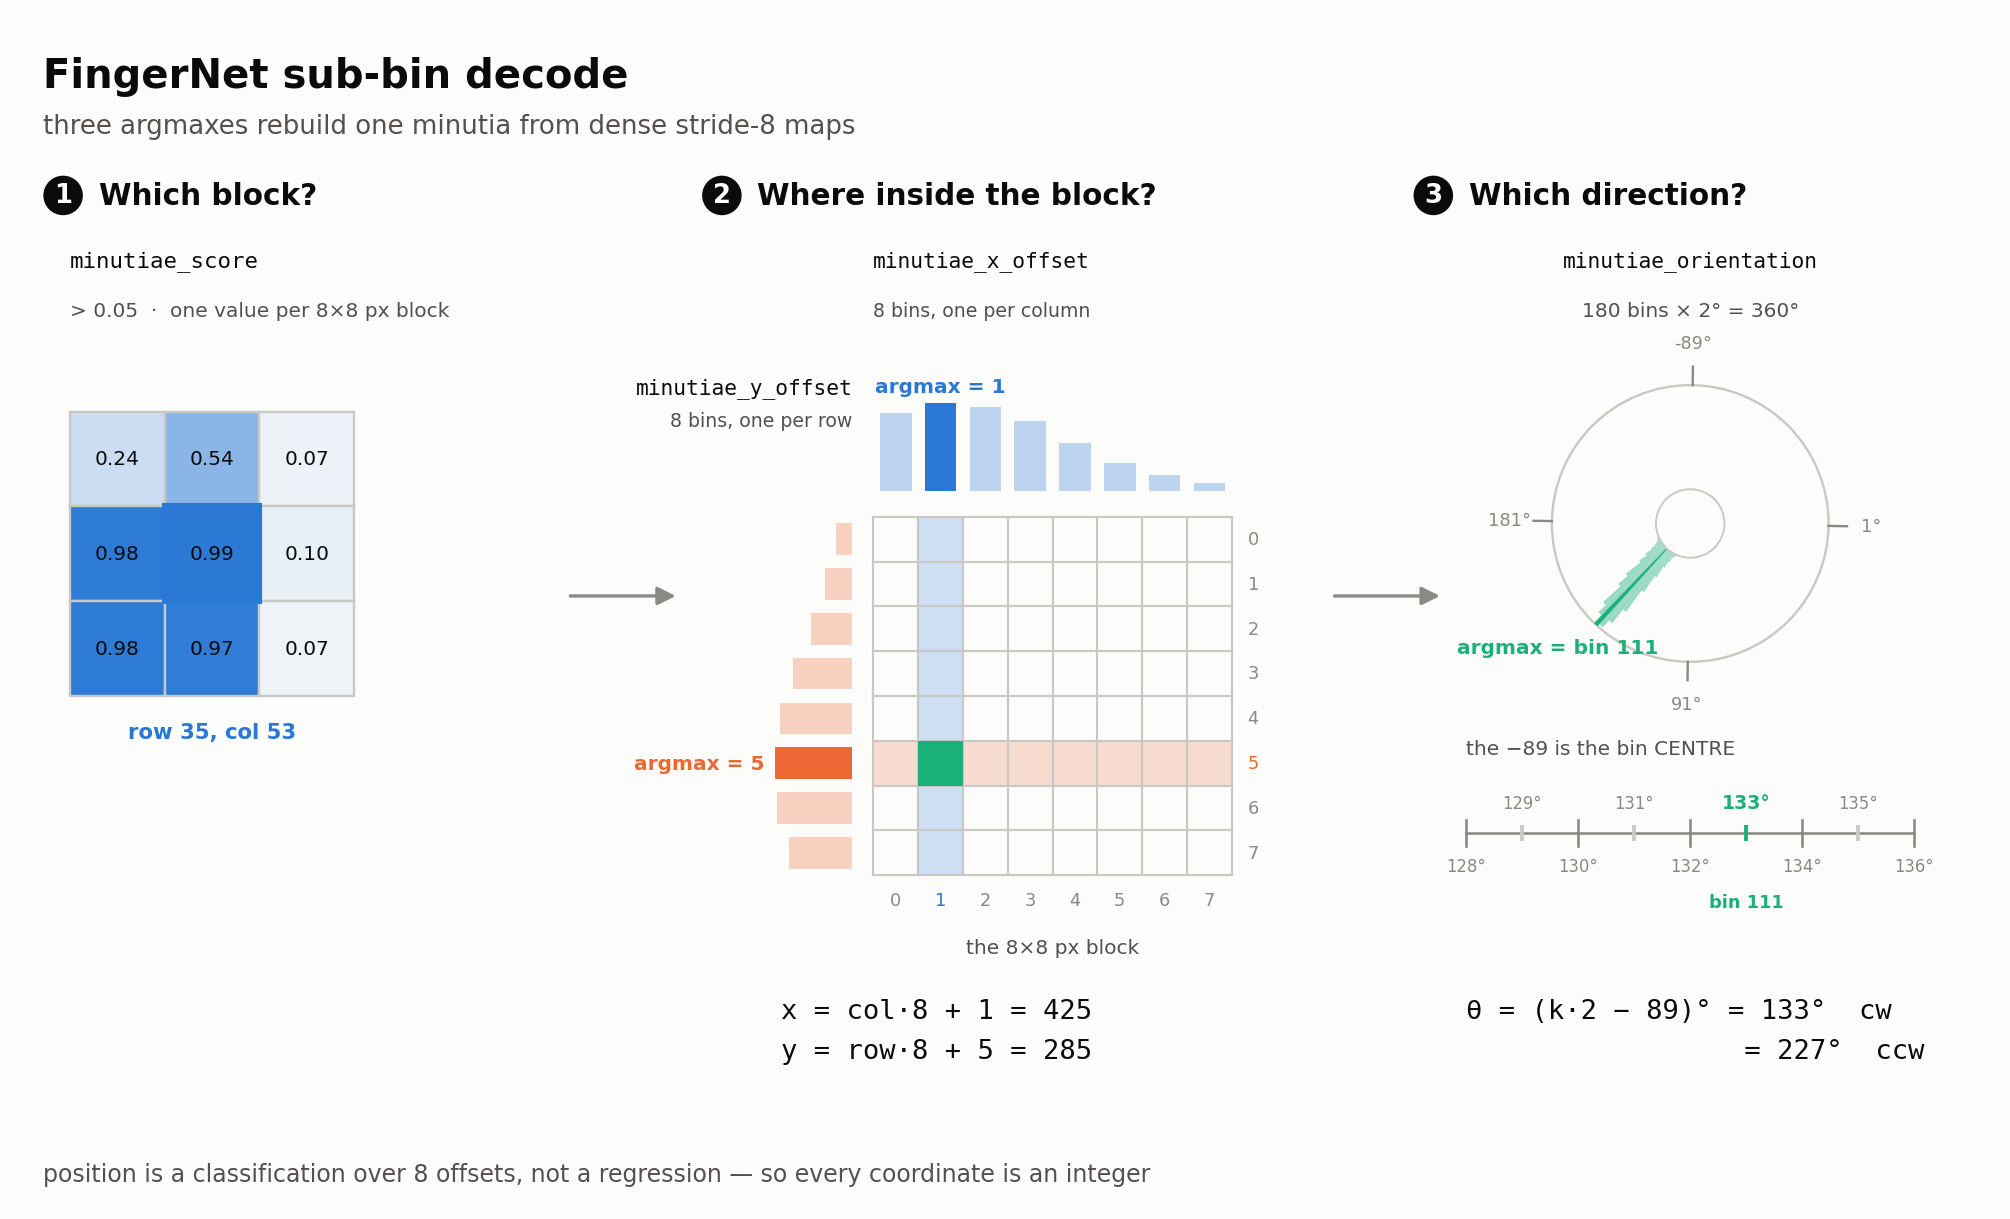

Recreate this plot in Python.
#!/usr/bin/env python3
"""Textbook diagram: how FingerNet turns dense stride-8 heads into one minutia.

Three steps, left to right: WHICH block (score) -> WHERE inside it (two 8-bin
offset heads) -> WHICH direction (180 orientation bins). This is Block E of
[cpp/include/fingernet/postproc.hpp](../include/fingernet/postproc.hpp), mirroring
`_post_detect_minutiae_single` in [pytorch/fingernet/wrapper.py](../../pytorch/fingernet/wrapper.py):

    x   = col*8 + argmax(minutiae_x_offset[:, row, col])              # 8 bins
    y   = row*8 + argmax(minutiae_y_offset[:, row, col])              # 8 bins
    ang = (argmax(minutiae_orientation[:, row, col])*2 - 89) * pi/180  # 180 bins

The worked example is real, not invented: the numbers below were measured by
running `fingernet_mnt_trimmed_dyn.onnx` (ONNX, CPU) on SD258 186/01, taking the
highest-scoring surviving minutia. Embedding them keeps this script a pure figure
generator -- matplotlib + numpy, no model, no dataset.

Usage:  python3 subbin_decode.py [-o subbin_decode.png]
"""
from __future__ import annotations

import argparse
from pathlib import Path

import matplotlib

matplotlib.use("Agg")
import matplotlib.pyplot as plt
import numpy as np
from matplotlib.patches import Circle, FancyArrowPatch, Rectangle, Wedge

# --- worked example, measured (see docstring) --------------------------------
ROW, COL = 35, 53
SCORES3 = [[0.236, 0.537, 0.075],          # the 3x3 of minutiae_score around the cell
           [0.982, 0.988, 0.099],
           [0.981, 0.972, 0.068]]
XOFF = [0.735, 0.830, 0.794, 0.656, 0.447, 0.260, 0.144, 0.072]
YOFF = [0.151, 0.257, 0.394, 0.562, 0.684, 0.736, 0.717, 0.596]
ORI = [                                     # all 180 bins, 2 degrees each
    0.000, 0.000, 0.000, 0.000, 0.000, 0.000, 0.000, 0.000, 0.000, 0.000, 0.000, 0.000,
    0.000, 0.000, 0.001, 0.001, 0.002, 0.002, 0.003, 0.004, 0.005, 0.005, 0.004, 0.003,
    0.002, 0.001, 0.001, 0.000, 0.000, 0.000, 0.000, 0.000, 0.000, 0.000, 0.000, 0.000,
    0.000, 0.000, 0.000, 0.000, 0.000, 0.000, 0.000, 0.000, 0.000, 0.000, 0.000, 0.000,
    0.000, 0.000, 0.000, 0.000, 0.000, 0.000, 0.000, 0.000, 0.000, 0.000, 0.000, 0.000,
    0.000, 0.000, 0.000, 0.000, 0.000, 0.000, 0.000, 0.000, 0.000, 0.000, 0.000, 0.000,
    0.000, 0.000, 0.000, 0.000, 0.000, 0.000, 0.000, 0.000, 0.000, 0.000, 0.000, 0.000,
    0.000, 0.000, 0.000, 0.000, 0.000, 0.000, 0.000, 0.000, 0.000, 0.000, 0.000, 0.000,
    0.000, 0.001, 0.001, 0.002, 0.004, 0.006, 0.012, 0.021, 0.048, 0.084, 0.147, 0.243,
    0.376, 0.463, 0.509, 0.522, 0.469, 0.417, 0.299, 0.239, 0.144, 0.100, 0.061, 0.034,
    0.019, 0.013, 0.008, 0.006, 0.004, 0.003, 0.002, 0.001, 0.001, 0.000, 0.000, 0.000,
    0.000, 0.000, 0.000, 0.000, 0.000, 0.000, 0.000, 0.000, 0.000, 0.000, 0.000, 0.000,
    0.000, 0.000, 0.000, 0.000, 0.000, 0.000, 0.000, 0.000, 0.000, 0.000, 0.000, 0.000,
    0.000, 0.000, 0.000, 0.000, 0.000, 0.000, 0.000, 0.000, 0.000, 0.000, 0.000, 0.000,
    0.000, 0.000, 0.000, 0.000, 0.000, 0.000, 0.000, 0.000, 0.000, 0.000, 0.000, 0.000,
]
ORI_BIN = int(np.argmax(ORI))
THRESHOLD = 0.05

# --- palette (validated: CVD ΔE 9.2 / normal-vision 24.0, all pairs, light) ---
C_X = "#2a78d6"     # everything about the x axis
C_Y = "#eb6834"     # everything about the y axis
C_A = "#1baf7a"     # everything about the angle
INK = "#0b0b0b"
INK_2 = "#52514e"
INK_3 = "#8a8984"
LINE = "#c9c8c3"
SURFACE = "#fcfcfb"


def tint(hex_color: str, a: float) -> tuple:
    """Blend a hex colour toward the surface -- a light fill of the same hue."""
    c = np.array([int(hex_color[i:i + 2], 16) for i in (1, 3, 5)]) / 255
    s = np.array([int(SURFACE[i:i + 2], 16) for i in (1, 3, 5)]) / 255
    return tuple(s + (c - s) * a)


def step_header(ax, x, y, n, title):
    ax.add_patch(Circle((x + 1.5, y + 0.4), 1.5, fc=INK, ec="none", zorder=3))
    ax.text(x + 1.5, y + 0.4, str(n), color=SURFACE, fontsize=11, fontweight="bold",
            ha="center", va="center", zorder=4)
    ax.text(x + 4.2, y + 0.4, title, color=INK, fontsize=12.5, fontweight="bold",
            ha="left", va="center")


def arrow(ax, x0, x1, y):
    ax.add_patch(FancyArrowPatch((x0, y), (x1, y), arrowstyle="-|>", mutation_scale=16,
                                 color=INK_3, lw=1.4, shrinkA=0, shrinkB=0))


# ---- layout: one place, so nothing collides by accident ---------------------
Y_LABEL, Y_LABEL_SUB = 77.0, 74.4      # the "<head name>" / caption line of each step
Y_ARROW = 52.0                         # the two arrows between steps
Y_FORMULA = 21.5                       # the result line of steps 2 and 3
S1_X, S2_X = 4.0, 52.0                 # left edge of steps 1 and 2
S3_CX, S3_CY, S3_R = 127.0, 57.5, 10.5  # dial centre and radius


# ---------------------------------------------------------------- step 1
def draw_step1(ax):
    """The coarse grid: one cell per 8x8 px block; the cell whose score fires."""
    cs, top = 7.2, 66.0
    for i in range(3):
        for j in range(3):
            v = SCORES3[i][j]
            ax.add_patch(Rectangle((S1_X + j * cs, top - (i + 1) * cs), cs, cs,
                                   fc=tint(C_X, v), ec=LINE, lw=1.0))
            ax.text(S1_X + j * cs + cs / 2, top - (i + 0.5) * cs, f"{v:.2f}",
                    ha="center", va="center", fontsize=8.5,
                    color=INK if v > THRESHOLD else INK_3)
    ax.add_patch(Rectangle((S1_X + cs, top - 2 * cs), cs, cs, fill=False, ec=C_X,
                           lw=2.6, zorder=3))
    ax.text(S1_X + 1.5 * cs, top - 3 * cs - 2.0, f"row {ROW}, col {COL}",
            ha="center", va="top", fontsize=9, color=C_X, fontweight="bold")

    ax.text(S1_X, Y_LABEL, "minutiae_score", fontsize=9.5, color=INK,
            family="monospace")
    ax.text(S1_X, Y_LABEL_SUB, f"> {THRESHOLD}  ·  one value per 8×8 px block",
            fontsize=8.5, color=INK_2, va="top")


# ---------------------------------------------------------------- step 2
def draw_step2(ax):
    """The 8x8 block: two argmaxes pick a column and a row -> one pixel."""
    px = 3.4                                   # one image pixel, in figure units
    bx, by = S2_X + 13.0, 58.0                 # top-left corner of the block
    xo, yo = int(np.argmax(XOFF)), int(np.argmax(YOFF))
    BH = 8.0                                   # bar length at activation 1.0

    # x_offset bars, one per column, standing on top of the block
    for k, v in enumerate(XOFF):
        ax.add_patch(Rectangle((bx + k * px + 0.5, by + 2.0), px - 1.0, v * BH,
                               fc=C_X if k == xo else tint(C_X, 0.30), ec="none"))
    ax.text(bx, Y_LABEL, "minutiae_x_offset", fontsize=9, color=INK, family="monospace")
    ax.text(bx, Y_LABEL_SUB, "8 bins, one per column", fontsize=8, color=INK_2, va="top")
    ax.text(bx + xo * px + px / 2, by + 2.0 + XOFF[xo] * BH + 0.5, f"argmax = {xo}",
            ha="center", va="bottom", fontsize=8.5, color=C_X, fontweight="bold")

    # y_offset bars, one per row, hanging off the left edge of the block
    for k, v in enumerate(YOFF):
        ax.add_patch(Rectangle((bx - 1.6 - v * BH, by - (k + 1) * px + 0.5), v * BH,
                               px - 1.0, fc=C_Y if k == yo else tint(C_Y, 0.30),
                               ec="none"))
    # caption in the empty corner left of the x-bars, right-aligned onto the strip
    ax.text(bx - 1.6, by + 9.4, "minutiae_y_offset", fontsize=9, color=INK,
            family="monospace", ha="right")
    ax.text(bx - 1.6, by + 6.9, "8 bins, one per row", fontsize=8, color=INK_2,
            ha="right")
    ax.text(bx - 1.6 - YOFF[yo] * BH - 0.8, by - (yo + 0.5) * px, f"argmax = {yo}",
            ha="right", va="center", fontsize=8.5, color=C_Y, fontweight="bold")

    # the block itself: the winning column and row, and the pixel they intersect
    ax.add_patch(Rectangle((bx + xo * px, by - 8 * px), px, 8 * px,
                           fc=tint(C_X, 0.22), ec="none"))
    ax.add_patch(Rectangle((bx, by - (yo + 1) * px), 8 * px, px,
                           fc=tint(C_Y, 0.22), ec="none"))
    for k in range(9):
        ax.plot([bx + k * px] * 2, [by, by - 8 * px], color=LINE, lw=0.9, zorder=2)
        ax.plot([bx, bx + 8 * px], [by - k * px] * 2, color=LINE, lw=0.9, zorder=2)
    ax.add_patch(Rectangle((bx + xo * px, by - (yo + 1) * px), px, px, fc=C_A,
                           ec="none", zorder=3))
    for k in range(8):
        ax.text(bx + k * px + px / 2, by - 8 * px - 1.2, str(k), ha="center", va="top",
                fontsize=7.5, color=C_X if k == xo else INK_3)
        ax.text(bx + 8 * px + 1.2, by - k * px - px / 2, str(k), ha="left", va="center",
                fontsize=7.5, color=C_Y if k == yo else INK_3)
    ax.text(bx + 4 * px, by - 8 * px - 4.8, "the 8×8 px block", ha="center", va="top",
            fontsize=8.5, color=INK_2)

    ax.text(S2_X + 6, Y_FORMULA,
            f"x = col·8 + {xo} = {COL * 8 + xo}\n"
            f"y = row·8 + {yo} = {ROW * 8 + yo}",
            fontsize=11.5, color=INK, family="monospace", va="top", linespacing=1.7)


# ---------------------------------------------------------------- step 3
def draw_step3(ax):
    """180 bins of 2 degrees; the -89 is half a bin, i.e. the bin centre."""
    cx, cy, R = S3_CX, S3_CY, S3_R
    deg = ORI_BIN * 2.0 - 89.0                     # bin centre, model's internal sense
    # The dial is drawn in the model's INTERNAL sense, which runs clockwise:
    # display angle = -value. (The .min writer negates this to reach the project's
    # CCW convention -- the seam where the mufis adapter has to convert.)
    # a ROTATIONAL HISTOGRAM: one 2-degree wedge per bin, length = its activation.
    # The dial runs CLOCKWISE because that is the model's internal sense (the .min
    # writer negates it to reach the project's CCW convention).
    r0 = 2.6                                        # inner hole, so the bins read as bars
    vmax = max(ORI)
    ax.add_patch(Circle((cx, cy), R, fc=SURFACE, ec=LINE, lw=1.0, zorder=1))
    ax.add_patch(Circle((cx, cy), r0, fc=SURFACE, ec=LINE, lw=0.8, zorder=4))
    for k, v in enumerate(ORI):
        rr = r0 + (v / vmax) * (R - r0)
        ax.add_patch(Wedge((cx, cy), rr, -(2 * k - 88.0), -(2 * k - 90.0), width=rr - r0,
                           fc=C_A if k == ORI_BIN else tint(C_A, 0.45), ec="none",
                           zorder=2 + (k == ORI_BIN)))
    for lab in (-89, 1, 91, 181):                   # a few bin centres, labelled
        a = np.deg2rad(-lab)
        ax.plot([cx + R * np.cos(a), cx + (R + 1.4) * np.cos(a)],
                [cy + R * np.sin(a), cy + (R + 1.4) * np.sin(a)], color=INK_3, lw=1.0)
        ax.text(cx + (R + 3.2) * np.cos(a), cy + (R + 3.2) * np.sin(a), f"{lab}°",
                ha="center", va="center", fontsize=7.5, color=INK_3)
    a = np.deg2rad(-deg)
    ax.annotate(f"argmax = bin {ORI_BIN}",
                (cx + R * np.cos(a), cy + R * np.sin(a)), textcoords="offset points",
                xytext=(-16, -12), ha="center", fontsize=8.5, color=C_A,
                fontweight="bold")
    ax.text(cx, Y_LABEL, "minutiae_orientation", fontsize=9, color=INK,
            family="monospace", ha="center")
    ax.text(cx, Y_LABEL_SUB, "180 bins × 2° = 360°", fontsize=8.5, color=INK_2,
            ha="center", va="top")

    # the number line: why the constant is -89 and not -90
    lx, ly, w = cx - 17.0, 34.0, 34.0
    lo = ORI_BIN - 2
    ax.plot([lx, lx + w], [ly, ly], color=INK_3, lw=1.1)
    for i in range(5):
        b0 = 2 * (lo + i) - 90.0
        px_ = lx + w * i / 4.0
        ax.plot([px_, px_], [ly - 1.0, ly + 1.0], color=INK_3, lw=1.1)
        ax.text(px_, ly - 1.8, f"{b0:.0f}°", ha="center", va="top", fontsize=7,
                color=INK_3)
        if i < 4:
            c = px_ + w / 8.0
            k = lo + i
            hit = k == ORI_BIN
            ax.plot([c], [ly], "|", ms=7, mew=1.6, color=C_A if hit else LINE)
            ax.text(c, ly + 1.6, f"{2 * k - 89:.0f}°", ha="center", va="bottom",
                    fontsize=8 if hit else 7, color=C_A if hit else INK_3,
                    fontweight="bold" if hit else "normal")
            if hit:
                ax.text(c, ly - 4.6, f"bin {k}", ha="center", va="top", fontsize=7.5,
                        color=C_A, fontweight="bold")
    ax.text(lx, ly + 6.0, "the −89 is the bin CENTRE", fontsize=8.5, color=INK_2,
            ha="left")

    ax.text(lx, Y_FORMULA,
            f"θ = (k·2 − 89)° = {deg:.0f}°  cw\n"
            f"                 = {(-deg) % 360:.0f}°  ccw",
            fontsize=11.5, color=INK, family="monospace", va="top", linespacing=1.7)


# ---------------------------------------------------------------- main
def main() -> int:
    ap = argparse.ArgumentParser()
    ap.add_argument("-o", "--out",
                    default=str(Path(__file__).with_name("subbin_decode.png")))
    a = ap.parse_args()

    fig, ax = plt.subplots(figsize=(15.0, 9.6))
    fig.patch.set_facecolor(SURFACE)
    ax.set_xlim(0, 150)
    ax.set_ylim(6, 96)
    ax.set_aspect("equal")
    ax.axis("off")

    ax.text(2, 93.0, "FingerNet sub-bin decode", fontsize=17, color=INK,
            fontweight="bold", va="top")
    ax.text(2, 88.6, "three argmaxes rebuild one minutia from dense stride-8 maps",
            fontsize=11, color=INK_2, va="top")

    step_header(ax, 2, 82.0, 1, "Which block?")
    step_header(ax, S2_X, 82.0, 2, "Where inside the block?")
    step_header(ax, 106, 82.0, 3, "Which direction?")

    draw_step1(ax)
    draw_step2(ax)
    draw_step3(ax)

    arrow(ax, 42.0, 50.0, Y_ARROW)
    arrow(ax, 100.0, 108.0, Y_ARROW)

    ax.text(2, 9.0, "position is a classification over 8 offsets, not a regression — "
            "so every coordinate is an integer", fontsize=10, color=INK_2, va="top")

    fig.savefig(a.out, dpi=170, bbox_inches="tight", facecolor=SURFACE)
    print(f"wrote {a.out}")
    return 0


if __name__ == "__main__":
    raise SystemExit(main())
